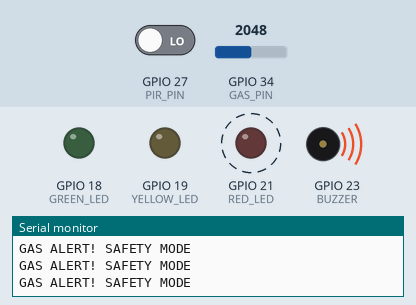
Recording of a sketch running on a simulated ESP32. Shown: output pins drawn as LEDs (lit = HIGH), buzzer (waves = sounding, pin HIGH), the last lines printed to the serial monitor. Dashed ring = blinking. The test bench sets the inputs (shaded band); at power-on: GPIO 34 (GAS_PIN) = 2048, GPIO 27 (PIR_PIN) LOW.

Above: at 0.75 s.
1.3 s: GPIO 34 (GAS_PIN) set to 1833
4.3 s: GPIO 34 (GAS_PIN) set to 1772
At 5.1 s:
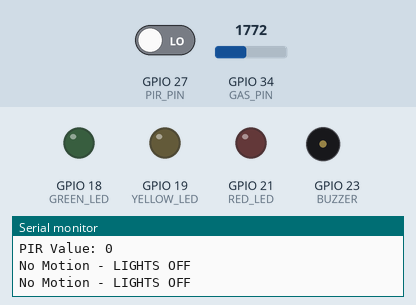
5.8 s: GPIO 27 (PIR_PIN) driven HIGH
At 6.6 s:
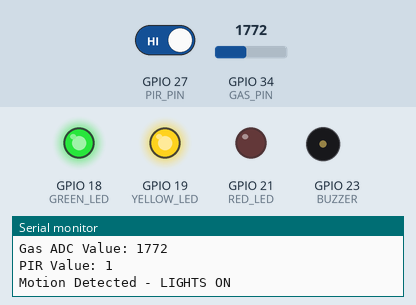
7.3 s: GPIO 34 (GAS_PIN) set to 1840
At 7.46 s:
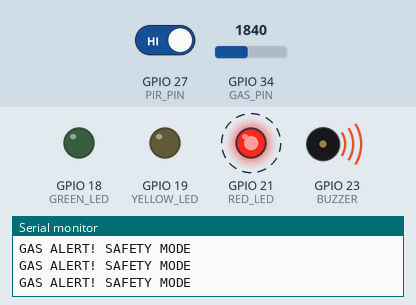
10.3 s: GPIO 34 (GAS_PIN) set to 1760
At 10.9 s:
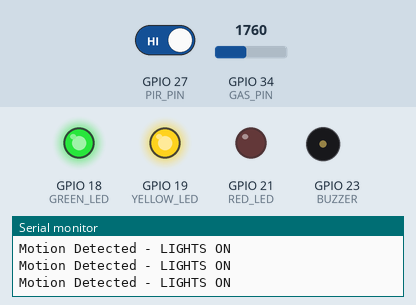
Timing chart, 0 to 12.8 s (numbered marks = the images above; inputs shaded):
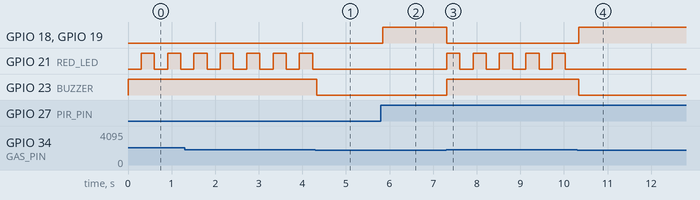

The sketch:

wifi-scan.ino
```cpp
#define PIR_PIN 27
#define GAS_PIN 34

#define GREEN_LED 18
#define YELLOW_LED 19
#define RED_LED 21
#define BUZZER 23

const int GAS_THRESHOLD = 1800;
const unsigned long LIGHT_HOLD_TIME = 5000;

volatile bool motionEvent = false;
unsigned long lastMotionTime = 0;
unsigned long previousMillis = 0;
unsigned long previousPrintMillis = 0;

bool redLedState = false;

void IRAM_ATTR motionISR() {
  motionEvent = true;
}

void setup() {
  Serial.begin(115200);

  pinMode(PIR_PIN, INPUT);
  pinMode(GAS_PIN, INPUT);

  pinMode(GREEN_LED, OUTPUT);
  pinMode(YELLOW_LED, OUTPUT);
  pinMode(RED_LED, OUTPUT);
  pinMode(BUZZER, OUTPUT);

  attachInterrupt(digitalPinToInterrupt(PIR_PIN), motionISR, RISING);

  Serial.println("Smart Home Safety System Started");
}

void loop() {
  int gasValue = analogRead(GAS_PIN);
  int pirValue = digitalRead(PIR_PIN);

  if (motionEvent) {
    motionEvent = false;
    lastMotionTime = millis();
  }

  if (pirValue == HIGH) {
    lastMotionTime = millis();
  }

  if (millis() - previousPrintMillis >= 500) {
    previousPrintMillis = millis();
    Serial.print("Gas ADC Value: ");
    Serial.println(gasValue);
    Serial.print("PIR Value: ");
    Serial.println(pirValue);
  }

  // GAS SAFETY OVERRIDE
  if (gasValue > GAS_THRESHOLD) {
    digitalWrite(GREEN_LED, LOW);
    digitalWrite(YELLOW_LED, LOW);
    digitalWrite(BUZZER, HIGH);

    if (millis() - previousMillis >= 300) {
      previousMillis = millis();
      redLedState = !redLedState;
      digitalWrite(RED_LED, redLedState);
    }

    Serial.println("GAS ALERT! SAFETY MODE");
  }
  else {
    digitalWrite(RED_LED, LOW);
    digitalWrite(BUZZER, LOW);
    redLedState = false;

    if (lastMotionTime != 0 &&
        millis() - lastMotionTime < LIGHT_HOLD_TIME) {
      digitalWrite(GREEN_LED, HIGH);
      digitalWrite(YELLOW_LED, HIGH);
      Serial.println("Motion Detected - LIGHTS ON");
    }
    else {
      digitalWrite(GREEN_LED, LOW);
      digitalWrite(YELLOW_LED, LOW);
      Serial.println("No Motion - LIGHTS OFF");
    }
  }

  delay(50);
}
```

Measured:
- the behaviour switches between 1801 and 1800 on GPIO 34 (GAS_PIN) (found by bisection; images 0 and 1)
- after the input at 4.3 s, GPIO 21 (RED_LED): stops changing and stays LOW; GPIO 23 (BUZZER): HIGH → LOW at once
- after the input at 5.8 s, GPIO 18 (GREEN_LED), GPIO 19 (YELLOW_LED): LOW → HIGH after 0.05 s
- after the input at 7.3 s, GPIO 18 (GREEN_LED), GPIO 19 (YELLOW_LED): HIGH → LOW at once; GPIO 21 (RED_LED): alternates HIGH for 0.30 s and LOW for 0.30 s, starting at once; GPIO 23 (BUZZER): LOW → HIGH at once
- after the input at 10.3 s, GPIO 18 (GREEN_LED), GPIO 19 (YELLOW_LED): LOW → HIGH at once; GPIO 21 (RED_LED): stops changing and stays LOW; GPIO 23 (BUZZER): HIGH → LOW at once
- by itself, GPIO 21 (RED_LED): alternates HIGH for 0.30 s and LOW for 0.30 s
